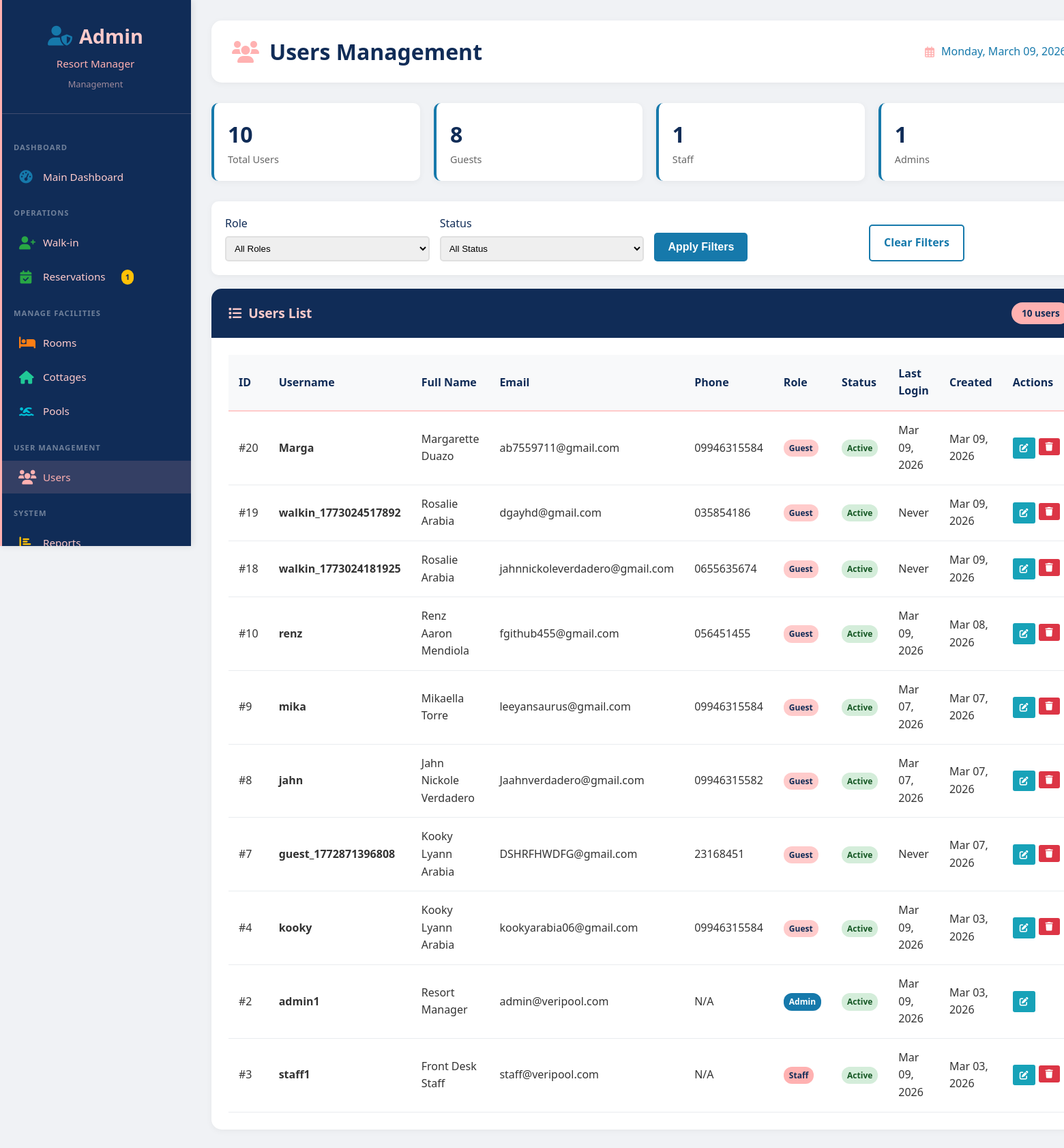
Screenshot of /admin/users.php (signed in) with the database file from the repository.
### tables this page shows
CREATE TABLE `users` (
  `id` int(11) NOT NULL,
  `username` varchar(50) NOT NULL,
  `email` varchar(100) NOT NULL,
  `password` varchar(255) NOT NULL,
  `full_name` varchar(100) NOT NULL,
  `phone` varchar(20) DEFAULT NULL,
  `address` text DEFAULT NULL,
  `role` enum('super_admin','admin','staff','guest') DEFAULT 'guest',
  `status` enum('active','inactive') DEFAULT 'active',
  `is_walkin_account` tinyint(1) DEFAULT 0,
  `last_login` timestamp NULL DEFAULT NULL,
  `created_at` timestamp NOT NULL DEFAULT current_timestamp(),
  `updated_at` timestamp NOT NULL DEFAULT current_timestamp() ON UPDATE current_timestamp()
);

### includes/database.php (called while the page is built, shortened)
<?php
class Database {
    private static $instance = null;
    private $connection;
    private $debug = true;
    private function __construct() {
        try {
            $dsn = 'mysql:host=' . DB_HOST . ';dbname=' . DB_NAME . ';charset=' . DB_CHARSET;
            $options = [
                PDO::ATTR_ERRMODE => PDO::ERRMODE_EXCEPTION,
                PDO::ATTR_DEFAULT_FETCH_MODE => PDO::FETCH_ASSOC,
                PDO::ATTR_EMULATE_PREPARES => false,
            ];
            $this->connection = new PDO($dsn, DB_USER, DB_PASS, $options);
        } catch (PDOException $e) {
            die("Connection failed: " . $e->getMessage());
        }
    }
    public static function getInstance() {
        if (self::$instance === null) {
            self::$instance = new self();
        }
        return self::$instance;
    }
    public function query($sql, $params = []) {
        try {
            $this->statement = $this->connection->prepare($sql);
            if (!empty($params)) {
                foreach ($params as $key => $value) {
                    $paramType = PDO::PARAM_STR;
                    if (is_int($value)) {
                        $paramType = PDO::PARAM_INT;
                    } elseif (is_bool($value)) {
                        $paramType = PDO::PARAM_BOOL;
                    } elseif (is_null($value)) {
                        $paramType = PDO::PARAM_NULL;
                    }
                    if (is_string($key)) {
                        $this->statement->bindValue(':' . ltrim($key, ':'), $value, $paramType);
                    } else {
                        $this->statement->bindValue($key + 1, $value, $paramType);
                    }
                }
            }
            $this->statement->execute();
            return $this->statement;
        } catch (PDOException $e) {
            if ($this->debug) {
                error_log("Query Error: " . $e->getMessage());
                error_log("SQL: " . $sql);
                error_log("Params: " . print_r($params, true));
            }
            throw $e;
        }
    }
    public function getRow($sql, $params = []) {
        return $this->query($sql, $params)->fetch();
    }
    public function getRows($sql, $params = []) {
        return $this->query($sql, $params)->fetchAll();
    }
    public function getValue($sql, $params = []) {
        return $this->query($sql, $params)->fetchColumn();
    }
}

### admin/users.php (the view, shortened to what this page needs)
<?php
require_once BASE_PATH . '/includes/Database.php';
$db = Database::getInstance();
$current_user = $db->getRow("SELECT * FROM users WHERE id = ?", [$_SESSION['user_id']]);
$role_filter = isset($_GET['role']) ? $_GET['role'] : 'all';
$status_filter = isset($_GET['status']) ? $_GET['status'] : 'all';
$where = "WHERE 1=1";
$params = [];
$users = $db->getRows("
    SELECT * FROM users
    $where
    ORDER BY created_at DESC
", $params);
$total_users = $db->getValue("SELECT COUNT(*) FROM users");
$total_guests = $db->getValue("SELECT COUNT(*) FROM users WHERE role = 'guest'");
$total_staff = $db->getValue("SELECT COUNT(*) FROM users WHERE role = 'staff'");
$total_admins = $db->getValue("SELECT COUNT(*) FROM users WHERE role IN ('admin', 'super_admin')");
?>
<!DOCTYPE html>
<html lang="en">
<head>
      <link rel="stylesheet" href="<?php echo BASE_URL; ?>/assets/css/style.css">
    <link rel="stylesheet" href="<?php echo BASE_URL; ?>/assets/css/admin.css">
    <link rel="stylesheet" href="/assets/css/sidebar.css">
    <link rel="stylesheet" href="https://cdnjs.cloudflare.com/ajax/libs/font-awesome/6.0.0/css/all.min.css">
</head>
<body>
      <?php include '../includes/sidebar.php'; ?>
    <div class="main-content">
        <div class="top-bar">
            <h1>
                <i class="fas fa-users"></i>
                Users Management
            </h1>
            <div class="date">
                <i class="far fa-calendar-alt"></i> <?php echo date('l, F d, Y'); ?>
            </div>
        </div>
        <div class="user-stats">
            <div class="user-stat-card">
                <div class="number"><?php echo $total_users; ?></div>
                <div class="label">Total Users</div>
            </div>
            <div class="user-stat-card">
                <div class="number"><?php echo $total_guests; ?></div>
                <div class="label">Guests</div>
            </div>
            <div class="user-stat-card">
                <div class="number"><?php echo $total_staff; ?></div>
                <div class="label">Staff</div>
            </div>
            <div class="user-stat-card">
                <div class="number"><?php echo $total_admins; ?></div>
                <div class="label">Admins</div>
            </div>
        </div>
        <div class="filter-section">
            <form method="GET" style="display: flex; gap: 15px; flex-wrap: wrap; width: 100%; align-items: flex-end;">
                <div class="filter-group">
                    <label>Role</label>
                    <select name="role" class="filter-select">
                        <option value="all" <?php echo $role_filter == 'all' ? 'selected' : ''; ?>>All Roles</option>
                    </select>
                </div>
                <div class="filter-group">
                    <label>Status</label>
                    <select name="status" class="filter-select">
                        <option value="all" <?php echo $status_filter == 'all' ? 'selected' : ''; ?>>All Status</option>
                    </select>
                </div>
                <div class="filter-group">
                    <button type="submit" class="btn btn-primary">Apply Filters</button>
                </div>
                <div class="filter-group">
                    <a href="users.php" class="btn btn-outline">Clear Filters</a>
                </div>
            </form>
        </div>
        <div class="card">
            <div class="card-header">
                <h3><i class="fas fa-list"></i> Users List</h3>
                <span class="badge"><?php echo count($users); ?> users</span>
            </div>
            <div class="card-body">
                <?php if (empty($users)): ?>
                    <p style="text-align: center; color: #666; padding: 40px;">No users found.</p>
                <?php else: ?>
                    <div class="table-responsive">
                        <table>
                            <thead>
                                <tr>
                                    <th>ID</th>
                                    <th>Username</th>
                                    <th>Full Name</th>
                                    <th>Email</th>
                                    <th>Phone</th>
                                    <th>Role</th>
                                    <th>Status</th>
                                    <th>Last Login</th>
                                    <th>Created</th>
                                    <th>Actions</th>
                                </tr>
                            </thead>
                            <tbody>
                                <?php foreach ($users as $user): ?>
                                <tr>
                                    <td>#<?php echo $user['id']; ?></td>
                                    <td><strong><?php echo htmlspecialchars($user['username']); ?></strong></td>
                                    <td><?php echo htmlspecialchars($user['full_name']); ?></td>
                                    <td><?php echo htmlspecialchars($user['email']); ?></td>
                                    <td><?php echo $user['phone'] ?: 'N/A'; ?></td>
                                    <td>
                                        <span class="role-badge role-<?php echo $user['role']; ?>">
                                            <?php echo ucfirst(str_replace('_', ' ', $user['role'])); ?>
                                        </span>
                                    </td>
                                    <td>
                                        <span class="status-badge status-<?php echo $user['status']; ?>">
                                            <?php echo ucfirst($user['status']); ?>
                                        </span>
                                    </td>
                                    <td>
                                        <?php echo $user['last_login'] ? date('M d, Y', strtotime($user['last_login'])) : 'Never'; ?>
                                    </td>
                                    <td><?php echo date('M d, Y', strtotime($user['created_at'])); ?></td>
                                    <td>
                                        <div class="action-buttons">
                                            <a href="?edit=<?php echo $user['id']; ?>" class="btn-icon btn-edit" title="Edit">
                                                <i class="fas fa-edit"></i>
                                            </a>
                                            <?php if ($user['id'] != $_SESSION['user_id']): ?>
                                            <form method="POST" style="display: inline;" onsubmit="return confirm('Are you sure you want to delete this user?\n\nThis will also delete all associated audit trails.');">
                                                <button type="submit" class="btn-icon btn-delete" title="Delete">
                                                    <i class="fas fa-trash"></i>
                                                </button>
                                            </form>
                                            <?php endif; ?>
                                        </div>
                                    </td>
                                </tr>
                                <?php endforeach; ?>
                            </tbody>
                        </table>
                    </div>
                <?php endif; ?>
            </div>
        </div>
    </div>
</body>
</html>

### includes/sidebar.php (shortened to what this page needs)
<?php
$user_role = $current_user['role'] ?? 'guest';
$user_name = $current_user['full_name'] ?? $current_user['username'] ?? 'User';
$current_page = basename($_SERVER['PHP_SELF']);
$current_directory = basename(dirname($_SERVER['PHP_SELF']));
?>
<div class="sidebar <?php echo $user_role; ?>-sidebar" id="sidebar">
    <div class="sidebar-header <?php echo $user_role; ?>-header">
        <h2>
            <?php if ($user_role == 'super_admin'): ?>
                <i class="fas fa-crown"></i>
            <?php elseif ($user_role == 'admin'): ?>
                <i class="fas fa-user-shield"></i>
            <?php elseif ($user_role == 'staff'): ?>
                <i class="fas fa-user-tie"></i>
            <?php else: ?>
                <i class="fas fa-user"></i>
            <?php endif; ?>
            <span>
                <?php
                if ($user_role == 'super_admin') echo 'Super Admin';
                elseif ($user_role == 'admin') echo 'Admin';
                elseif ($user_role == 'staff') echo 'Staff';
                else echo 'Guest Portal';
                ?>
            </span>
        </h2>
        <p><?php echo htmlspecialchars($user_name); ?></p>
        <small>
            <?php
            if ($user_role == 'super_admin') echo 'Full Access';
            elseif ($user_role == 'admin') echo 'Management';
            elseif ($user_role == 'staff') echo 'Front Desk';
            else echo 'Welcome Back!';
            ?>
        </small>
    </div>
    <ul class="sidebar-menu <?php echo $user_role; ?>" id="sidebarMenu">
        <?php if ($user_role == 'super_admin' || $user_role == 'admin'): ?>
            <li class="menu-section-header">
                <span class="menu-section-title">DASHBOARD</span>
            </li>
            <li>
                <a href="<?php echo BASE_URL; ?>/admin/dashboard.php" class="<?php echo ($current_directory == 'admin' && $current_page == 'dashboard.php') ? 'active' : ''; ?>">
                    <i class="fas fa-tachometer-alt"></i> <span>Main Dashboard</span>
                </a>
            </li>
            <li class="menu-section-header">
                <span class="menu-section-title">OPERATIONS</span>
            </li>
            <li>
                <a href="<?php echo BASE_URL; ?>/admin/walkin.php" class="<?php echo ($current_directory == 'admin' && $current_page == 'walkin.php') ? 'active' : ''; ?>">
                    <i class="fas fa-user-plus"></i> <span>Walk-in</span>
                </a>
            </li>
            <li>
                <a href="<?php echo BASE_URL; ?>/admin/reservations.php" class="<?php echo ($current_directory == 'admin' && $current_page == 'reservations.php') ? 'active' : ''; ?>">
                    <i class="fas fa-calendar-check"></i> <span>Reservations</span>
                    <?php
                    if ($user_role == 'super_admin' || $user_role == 'admin') {
                        global $db;
                        $pending_count = $db->getValue("SELECT COUNT(*) FROM reservations WHERE status = 'pending'");
                        if ($pending_count > 0) {
                            echo '<span class="menu-badge warning">' . $pending_count . '</span>';
                        }
                    }
                    ?>
                </a>
            </li>
            <li class="menu-section-header">
                <span class="menu-section-title">Manage Facilities</span>
            </li>
                    <li>
                        <a href="<?php echo BASE_URL; ?>/admin/rooms.php" class="<?php echo ($current_directory == 'admin' && $current_page == 'rooms.php') ? 'active' : ''; ?>">
                            <i class="fas fa-bed"></i> <span>Rooms</span>
                        </a>
                    </li>
                    <li>
                        <a href="<?php echo BASE_URL; ?>/admin/cottages.php" class="<?php echo ($current_directory == 'admin' && $current_page == 'cottages.php') ? 'active' : ''; ?>">
                            <i class="fas fa-home"></i> <span>Cottages</span>
                        </a>
                    </li>
                    <li>
                        <a href="<?php echo BASE_URL; ?>/admin/pools.php" class="<?php echo ($current_directory == 'admin' && $current_page == 'pools.php') ? 'active' : ''; ?>">
                            <i class="fas fa-swimmer"></i> <span>Pools</span>
                        </a>
                    </li>
            <li class="menu-section-header">
                <span class="menu-section-title">USER MANAGEMENT</span>
            </li>
            <li>
                <a href="<?php echo BASE_URL; ?>/admin/users.php" class="<?php echo ($current_directory == 'admin' && $current_page == 'users.php') ? 'active' : ''; ?>">
                    <i class="fas fa-users"></i> <span>Users</span>
                </a>
            </li>
            <li class="menu-section-header">
                <span class="menu-section-title">SYSTEM</span>
            </li>
            <li>
                <a href="<?php echo BASE_URL; ?>/admin/reports.php" class="<?php echo ($current_directory == 'admin' && $current_page == 'reports.php') ? 'active' : ''; ?>">
                    <i class="fas fa-chart-bar"></i> <span>Reports</span>
                </a>
            </li>
        <?php endif; ?>
    </ul>
</div>

### rows the page displays
users: full_name "Resort Manager", id "2", username "admin1", email "admin@veripool.com", phone "N/A", role "Admin", status "Active", last_login "Mar 09, 2026", created_at "Mar 03, 2026"
users: id "20", username "Marga", full_name "Margarette Duazo", email "ab7559711@gmail.com", phone "09946315584", role "Guest", status "Active", last_login "Mar 09, 2026", created_at "Mar 09, 2026"
users: id "19", username "walkin_1773024517892", full_name "Rosalie Arabia", email "dgayhd@gmail.com", phone "035854186", role "Guest", status "Active", shows "Never", created_at "Mar 09, 2026"
users: id "18", username "walkin_1773024181925", full_name "Rosalie Arabia", email "jahnnickoleverdadero@gmail.com", phone "0655635674", role "Guest", status "Active", shows "Never", created_at "Mar 09, 2026"
users: id "10", username "renz", full_name "Renz Aaron Mendiola", email "fgithub455@gmail.com", phone "056451455", role "Guest", status "Active", last_login "Mar 09, 2026", created_at "Mar 08, 2026"
users: id "9", username "mika", full_name "Mikaella Torre", email "leeyansaurus@gmail.com", phone "09946315584", role "Guest", status "Active", last_login "Mar 07, 2026", created_at "Mar 07, 2026"
users: id "8", username "jahn", full_name "Jahn Nickole Verdadero", email "Jaahnverdadero@gmail.com", phone "09946315582", role "Guest", status "Active", last_login "Mar 07, 2026", created_at "Mar 07, 2026"
users: id "7", username "guest_1772871396808", full_name "Kooky Lyann Arabia", email "DSHRFHWDFG@gmail.com", phone "23168451", role "Guest", status "Active", shows "Never", created_at "Mar 07, 2026"
users: id "4", username "kooky", full_name "Kooky Lyann Arabia", email "kookyarabia06@gmail.com", phone "09946315584", role "Guest", status "Active", last_login "Mar 09, 2026", created_at "Mar 03, 2026"
users: id "3", username "staff1", full_name "Front Desk Staff", email "staff@veripool.com", phone "N/A", role "Staff", status "Active", last_login "Mar 09, 2026", created_at "Mar 03, 2026"

### other values shown
$pending_count "1"
$total_users "10"
$total_guests "8"
$total_staff "1"
$total_admins "1"
count($users) "10"
